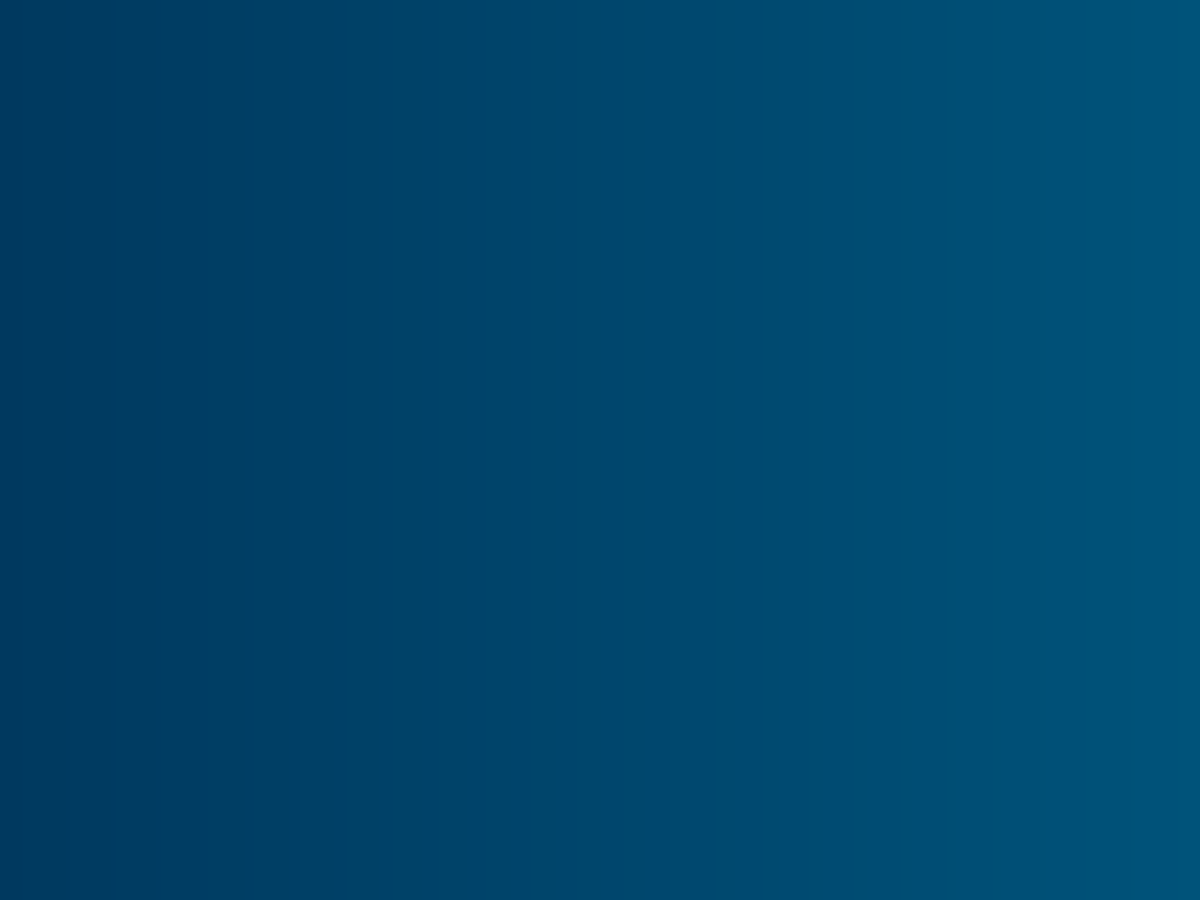
<?xml version="1.0" encoding="UTF-8"?>
<ui version="4.0">
 <class>MainWindow</class>
 <widget class="QMainWindow" name="MainWindow">
  <property name="geometry">
   <rect>
    <x>0</x>
    <y>0</y>
    <width>1200</width>
    <height>900</height>
   </rect>
  </property>
  <property name="minimumSize">
   <size>
    <width>1200</width>
    <height>0</height>
   </size>
  </property>
  <property name="maximumSize">
   <size>
    <width>1920</width>
    <height>1080</height>
   </size>
  </property>
  <property name="font">
   <font>
    <family>Rage</family>
    <pointsize>9</pointsize>
   </font>
  </property>
  <property name="windowTitle">
   <string>ТехноПомощник</string>
  </property>
  <property name="windowIcon">
   <iconset resource="res/res.qrc">
    <normaloff>:/icons/logo_cut.png</normaloff>:/icons/logo_cut.png</iconset>
  </property>
  <property name="windowOpacity">
   <double>1.000000000000000</double>
  </property>
  <property name="styleSheet">
   <string notr="true">color: white;
background-color: qlineargradient(spread:pad, x1:0, y1:0, x2:1, y2:0, stop:0 rgb(0, 57, 95), stop:1 rgb(0, 83, 122));
</string>
  </property>
  <widget class="QWidget" name="centralwidget">
   <layout class="QVBoxLayout" name="verticalLayout">
    <property name="spacing">
     <number>0</number>
    </property>
    <property name="leftMargin">
     <number>0</number>
    </property>
    <property name="topMargin">
     <number>0</number>
    </property>
    <property name="rightMargin">
     <number>0</number>
    </property>
    <property name="bottomMargin">
     <number>0</number>
    </property>
    <item>
     <widget class="QStackedWidget" name="stackedWidget">
      <property name="styleSheet">
       <string notr="true"/>
      </property>
      <property name="currentIndex">
       <number>20</number>
      </property>
      <widget class="PageSelectOperation" name="page_select_operation">
       <property name="maximumSize">
        <size>
         <width>16777215</width>
         <height>1080</height>
        </size>
       </property>
       <layout class="QVBoxLayout" name="verticalLayout_3"/>
      </widget>
      <widget class="PageTokarnaya" name="page_tokarnaya">
       <property name="maximumSize">
        <size>
         <width>16777215</width>
         <height>1080</height>
        </size>
       </property>
       <layout class="QVBoxLayout" name="verticalLayout_4">
        <property name="spacing">
         <number>15</number>
        </property>
       </layout>
      </widget>
      <widget class="PageTokarnayaStart" name="page_tokarnaya_start">
       <property name="maximumSize">
        <size>
         <width>16777215</width>
         <height>1080</height>
        </size>
       </property>
       <layout class="QVBoxLayout" name="verticalLayout_17"/>
      </widget>
      <widget class="PageTokarnayaPodrezka" name="page_tokarnaya_podrezka">
       <property name="maximumSize">
        <size>
         <width>16777215</width>
         <height>1080</height>
        </size>
       </property>
       <layout class="QVBoxLayout" name="verticalLayout_8"/>
      </widget>
      <widget class="PageTokarnayaTochenie" name="page_tokarnaya_tochenie">
       <property name="maximumSize">
        <size>
         <width>16777215</width>
         <height>1080</height>
        </size>
       </property>
      </widget>
      <widget class="PageTokarnayaSverlenie" name="page_tokarnaya_sverlenie">
       <property name="maximumSize">
        <size>
         <width>16777215</width>
         <height>1080</height>
        </size>
       </property>
      </widget>
      <widget class="PageInputTechnopro" name="page_input_technopro">
       <property name="maximumSize">
        <size>
         <width>16777215</width>
         <height>1080</height>
        </size>
       </property>
      </widget>
      <widget class="PageTokarnayaRastachivanie" name="page_tokarnaya_rastachivanie"/>
      <widget class="PageTokarnayaRezba" name="page_tokarnaya_rezba"/>
      <widget class="PageTokarnayaFaska" name="page_tokarnaya_faska"/>
      <widget class="PageTokarnayaAngle" name="page_tokarnaya_angle"/>
      <widget class="PageRazmetka" name="page_razmetka"/>
      <widget class="PageSverlilnaya" name="page_sverlilnaya">
       <property name="minimumSize">
        <size>
         <width>0</width>
         <height>900</height>
        </size>
       </property>
      </widget>
      <widget class="PageTehnoIot" name="page_tehno_iot"/>
      <widget class="PageSborka" name="page_sborka">
       <property name="minimumSize">
        <size>
         <width>1200</width>
         <height>0</height>
        </size>
       </property>
      </widget>
      <widget class="PageNormirovanie" name="page_normirovanie"/>
      <widget class="PageKontrolOtk" name="page_kontrol_otk"/>
      <widget class="PageMarkirovanie" name="page_markirovanie"/>
      <widget class="PageShlifovanie" name="page_shlifovanie"/>
      <widget class="PageShlifovanieStart" name="page_shlifovanie_start"/>
      <widget class="PageShlifovanieOsnovnoe" name="page_shlifovanie_osnovnoe"/>
     </widget>
    </item>
   </layout>
  </widget>
 </widget>
 <customwidgets>
  <customwidget>
   <class>PageTokarnaya</class>
   <extends>QWidget</extends>
   <header>views.pages.page_tokarnaya</header>
   <container>1</container>
  </customwidget>
  <customwidget>
   <class>PageSelectOperation</class>
   <extends>QWidget</extends>
   <header>views.pages.page_select_operation</header>
   <container>1</container>
  </customwidget>
  <customwidget>
   <class>PageTokarnayaPodrezka</class>
   <extends>QWidget</extends>
   <header>views.pages.page_tokarnaya_podrezka</header>
   <container>1</container>
  </customwidget>
  <customwidget>
   <class>PageTokarnayaStart</class>
   <extends>QWidget</extends>
   <header>views.pages.page_tokarnaya_start</header>
   <container>1</container>
  </customwidget>
  <customwidget>
   <class>PageTokarnayaTochenie</class>
   <extends>QWidget</extends>
   <header>views.pages.page_tokarnaya_tochenie</header>
   <container>1</container>
  </customwidget>
  <customwidget>
   <class>PageTokarnayaSverlenie</class>
   <extends>QWidget</extends>
   <header>views.pages.page_tokarnaya_sverlenie</header>
   <container>1</container>
  </customwidget>
  <customwidget>
   <class>PageInputTechnopro</class>
   <extends>QWidget</extends>
   <header>views.pages.page_input_technopro</header>
   <container>1</container>
  </customwidget>
  <customwidget>
   <class>PageTokarnayaRastachivanie</class>
   <extends>QWidget</extends>
   <header>views.pages.page_tokarnaya_rastachivanie</header>
   <container>1</container>
  </customwidget>
  <customwidget>
   <class>PageTokarnayaRezba</class>
   <extends>QWidget</extends>
   <header>views.pages.page_tokarnaya_rezba</header>
   <container>1</container>
  </customwidget>
  <customwidget>
   <class>PageTokarnayaFaska</class>
   <extends>QWidget</extends>
   <header>views.pages.page_tokarnaya_faska</header>
   <container>1</container>
  </customwidget>
  <customwidget>
   <class>PageTokarnayaAngle</class>
   <extends>QWidget</extends>
   <header>views.pages.page_tokarnaya_angle</header>
   <container>1</container>
  </customwidget>
  <customwidget>
   <class>PageRazmetka</class>
   <extends>QWidget</extends>
   <header>views.pages.page_razmetka</header>
   <container>1</container>
  </customwidget>
  <customwidget>
   <class>PageSverlilnaya</class>
   <extends>QWidget</extends>
   <header>views.pages.page_sverlilnaya</header>
   <container>1</container>
  </customwidget>
  <customwidget>
   <class>PageSborka</class>
   <extends>QWidget</extends>
   <header>views.pages.page_sborka</header>
   <container>1</container>
  </customwidget>
  <customwidget>
   <class>PageTehnoIot</class>
   <extends>QWidget</extends>
   <header>views.pages.page_tehno_iot</header>
   <container>1</container>
  </customwidget>
  <customwidget>
   <class>PageNormirovanie</class>
   <extends>QWidget</extends>
   <header>views.pages.page_normirovanie</header>
   <container>1</container>
  </customwidget>
  <customwidget>
   <class>PageKontrolOtk</class>
   <extends>QWidget</extends>
   <header>views.pages.page_kontrol_otk</header>
   <container>1</container>
  </customwidget>
  <customwidget>
   <class>PageMarkirovanie</class>
   <extends>QWidget</extends>
   <header>views.pages.page_markirovanie</header>
   <container>1</container>
  </customwidget>
  <customwidget>
   <class>PageShlifovanie</class>
   <extends>QWidget</extends>
   <header>views.pages.page_shlifovanie</header>
   <container>1</container>
  </customwidget>
  <customwidget>
   <class>PageShlifovanieStart</class>
   <extends>QWidget</extends>
   <header>views.pages.page_shlifovanie_start</header>
   <container>1</container>
  </customwidget>
  <customwidget>
   <class>PageShlifovanieOsnovnoe</class>
   <extends>QWidget</extends>
   <header>views.pages.page_shlifovanie_osnovnoe</header>
   <container>1</container>
  </customwidget>
 </customwidgets>
 <resources>
  <include location="res/res.qrc"/>
 </resources>
 <connections/>
</ui>
